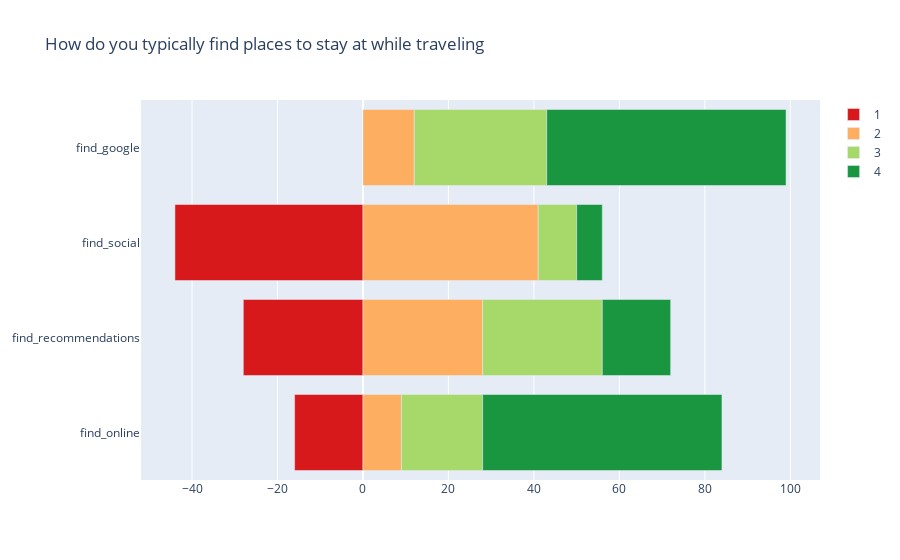

Notebook code for this chart:
### Code cell
# sort by desired column
findplaces_df = findplaces_df.sort_values(by=1, ascending = False)

# initalized figure
fig = go.Figure()


for column in findplaces_df.columns:
    fig.add_trace(go.Bar(
        x = findplaces_df[column]b,
        y = findplaces_df.index,
        name = column,
        orientation = 'h',
        marker_color = cl.scales[str(len(category_order))]['div']['RdYlGn'][category_order.index(column)],
    ))

fig.update_layout(
    barmode = 'relative',
    title = 'How do you typically find places to stay at while traveling'
)
fig.show()

### Figure 1 — Plotly figure (JSON) as saved in the notebook; plotly's stock layout.template omitted (floating-point values rounded to 4 significant figures)
{"data": [{"marker": {"color": "rgb(215,25,28)"}, "name": "1", "orientation": "h", "type": "bar", "x": [-16, -28, -44, null], "y": ["find_online", "find_recommendations", "find_social", "find_google"]}, {"marker": {"color": "rgb(253,174,97)"}, "name": "2", "orientation": "h", "type": "bar", "x": [9, 28, 41, 12], "y": ["find_online", "find_recommendations", "find_social", "find_google"]}, {"marker": {"color": "rgb(166,217,106)"}, "name": "3", "orientation": "h", "type": "bar", "x": [19, 28, 9, 31], "y": ["find_online", "find_recommendations", "find_social", "find_google"]}, {"marker": {"color": "rgb(26,150,65)"}, "name": "4", "orientation": "h", "type": "bar", "x": [56, 16, 6, 56], "y": ["find_online", "find_recommendations", "find_social", "find_google"]}], "layout": {"autosize": true, "barmode": "relative", "title": {"text": "How do you typically find places to stay at while traveling"}, "xaxis": {"autorange": true, "range": [-51.94, 106.9], "type": "linear"}, "yaxis": {"autorange": true, "range": [-0.5, 3.5], "type": "category"}}}
